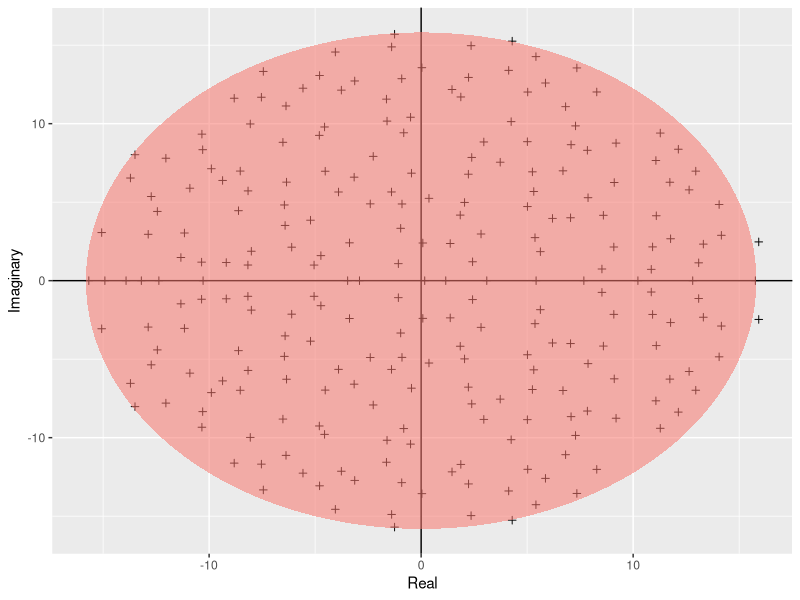

Reproduce this figure in R. (Note: this script raises an error after producing the figure.)
rm(list=ls())
library(ggplot2)

build_ellipse <- function(hradius, vradius){ # function that returns an ellipse
  npoints = 250
  a <- seq(0, 2 * pi, length = npoints + 1)
  x <- hradius * cos(a)
  y <- vradius * sin(a)  
  return(data.frame(x = x, y = y))
}
N <- 250 # Assign size of the matrix

M <- matrix(rnorm(N * N), N, N) # Build the matrix

eigvals <- eigen(M)$values # Find the eigenvalues

eigDF <- data.frame("Real" = Re(eigvals), "Imaginary" = Im(eigvals)) # Build a dataframe

my_radius <- sqrt(N) # The radius of the circle is sqrt(N)

ellDF <- build_ellipse(my_radius, my_radius) # Dataframe to plot the ellipse

names(ellDF) <- c("Real", "Imaginary") # rename the columns
# plot the eigenvalues
p <- ggplot(eigDF, aes(x = Real, y = Imaginary))
p <- p +
  geom_point(shape = I(3)) +
  theme(legend.position = "none")

# now add the vertical and horizontal line
p <- p + geom_hline(aes(yintercept = 0))
p <- p + geom_vline(aes(xintercept = 0))

# finally, add the ellipse
p <- p + geom_polygon(data = ellDF, aes(x = Real, y = Imaginary, alpha = 1/20, fill = "red"))

# Save the figure in .pdf under 'result' dir
pdf("../results/Girko.pdf")
print(p)
dev.off()
